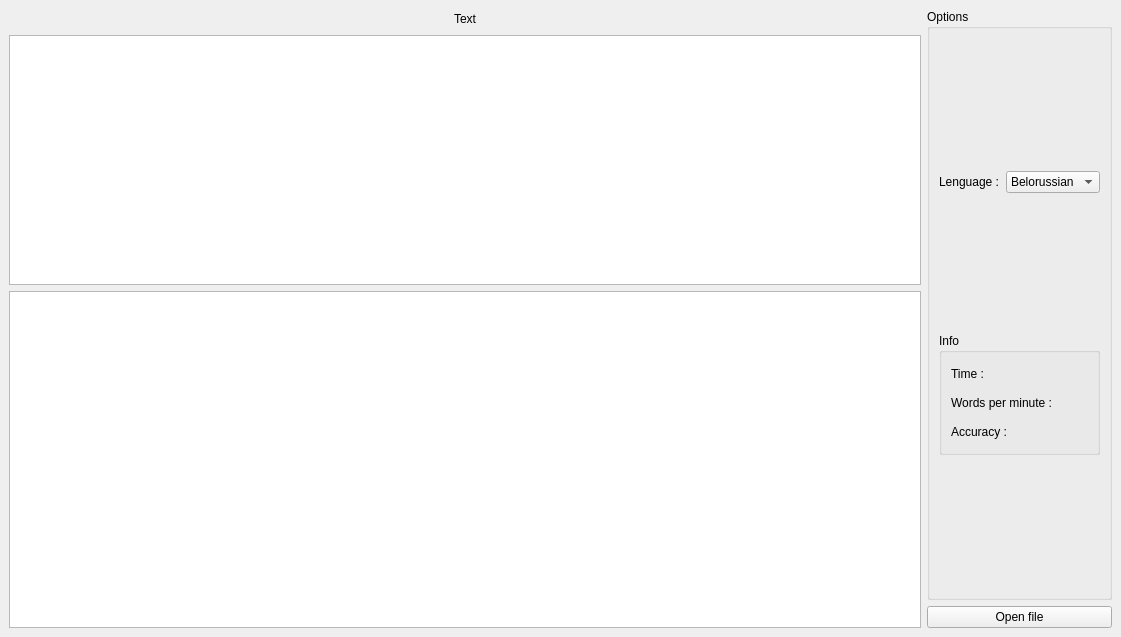
<?xml version="1.0" encoding="UTF-8"?>
<ui version="4.0">
 <class>MainWindow</class>
 <widget class="QMainWindow" name="MainWindow">
  <property name="geometry">
   <rect>
    <x>0</x>
    <y>0</y>
    <width>1121</width>
    <height>637</height>
   </rect>
  </property>
  <property name="minimumSize">
   <size>
    <width>100</width>
    <height>100</height>
   </size>
  </property>
  <property name="windowTitle">
   <string>MainWindow</string>
  </property>
  <widget class="QWidget" name="centralwidget">
   <layout class="QHBoxLayout" name="horizontalLayout_6">
    <item>
     <layout class="QVBoxLayout" name="verticalLayout_3">
      <item>
       <layout class="QHBoxLayout" name="horizontalLayout_5">
        <item>
         <spacer name="horizontalSpacer_2">
          <property name="orientation">
           <enum>Qt::Horizontal</enum>
          </property>
          <property name="sizeHint" stdset="0">
           <size>
            <width>40</width>
            <height>20</height>
           </size>
          </property>
         </spacer>
        </item>
        <item>
         <widget class="QLabel" name="label_5">
          <property name="text">
           <string>Text</string>
          </property>
         </widget>
        </item>
        <item>
         <spacer name="horizontalSpacer">
          <property name="orientation">
           <enum>Qt::Horizontal</enum>
          </property>
          <property name="sizeHint" stdset="0">
           <size>
            <width>40</width>
            <height>20</height>
           </size>
          </property>
         </spacer>
        </item>
       </layout>
      </item>
      <item>
       <widget class="QTextEdit" name="mainText">
        <property name="maximumSize">
         <size>
          <width>16777215</width>
          <height>250</height>
         </size>
        </property>
        <property name="font">
         <font>
          <pointsize>16</pointsize>
         </font>
        </property>
        <property name="readOnly">
         <bool>true</bool>
        </property>
       </widget>
      </item>
      <item>
       <widget class="QGraphicsView" name="graphicsView"/>
      </item>
     </layout>
    </item>
    <item>
     <layout class="QVBoxLayout" name="verticalLayout_2">
      <item>
       <widget class="QGroupBox" name="groupBox">
        <property name="maximumSize">
         <size>
          <width>188</width>
          <height>16777215</height>
         </size>
        </property>
        <property name="title">
         <string>Options</string>
        </property>
        <layout class="QVBoxLayout" name="verticalLayout">
         <item>
          <spacer name="verticalSpacer">
           <property name="orientation">
            <enum>Qt::Vertical</enum>
           </property>
           <property name="sizeHint" stdset="0">
            <size>
             <width>20</width>
             <height>40</height>
            </size>
           </property>
          </spacer>
         </item>
         <item>
          <layout class="QHBoxLayout" name="horizontalLayout">
           <item>
            <widget class="QLabel" name="label">
             <property name="frameShape">
              <enum>QFrame::Panel</enum>
             </property>
             <property name="lineWidth">
              <number>0</number>
             </property>
             <property name="text">
              <string>Lenguage :</string>
             </property>
            </widget>
           </item>
           <item>
            <widget class="QComboBox" name="comboBox">
             <item>
              <property name="text">
               <string>Belorussian</string>
              </property>
             </item>
             <item>
              <property name="text">
               <string>Arab</string>
              </property>
             </item>
             <item>
              <property name="text">
               <string>German</string>
              </property>
             </item>
             <item>
              <property name="text">
               <string>French</string>
              </property>
             </item>
             <item>
              <property name="text">
               <string>Chinese</string>
              </property>
             </item>
             <item>
              <property name="text">
               <string>Hebrew</string>
              </property>
             </item>
             <item>
              <property name="text">
               <string>Russian</string>
              </property>
             </item>
             <item>
              <property name="text">
               <string>English</string>
              </property>
             </item>
            </widget>
           </item>
          </layout>
         </item>
         <item>
          <spacer name="verticalSpacer_2">
           <property name="orientation">
            <enum>Qt::Vertical</enum>
           </property>
           <property name="sizeHint" stdset="0">
            <size>
             <width>20</width>
             <height>40</height>
            </size>
           </property>
          </spacer>
         </item>
         <item>
          <widget class="QGroupBox" name="groupBox_2">
           <property name="title">
            <string>Info</string>
           </property>
           <layout class="QVBoxLayout" name="verticalLayout_4">
            <item>
             <layout class="QHBoxLayout" name="horizontalLayout_2">
              <item>
               <widget class="QLabel" name="label_2">
                <property name="frameShape">
                 <enum>QFrame::Panel</enum>
                </property>
                <property name="lineWidth">
                 <number>0</number>
                </property>
                <property name="text">
                 <string>Time :</string>
                </property>
               </widget>
              </item>
              <item>
               <widget class="QLabel" name="TimerLabel">
                <property name="font">
                 <font>
                  <pointsize>15</pointsize>
                 </font>
                </property>
                <property name="frameShape">
                 <enum>QFrame::Panel</enum>
                </property>
                <property name="lineWidth">
                 <number>0</number>
                </property>
                <property name="text">
                 <string/>
                </property>
               </widget>
              </item>
             </layout>
            </item>
            <item>
             <layout class="QHBoxLayout" name="horizontalLayout_3">
              <item>
               <widget class="QLabel" name="label_3">
                <property name="frameShape">
                 <enum>QFrame::Panel</enum>
                </property>
                <property name="lineWidth">
                 <number>0</number>
                </property>
                <property name="text">
                 <string>Words per minute :</string>
                </property>
               </widget>
              </item>
              <item>
               <widget class="QLabel" name="WPMLabel">
                <property name="font">
                 <font>
                  <pointsize>15</pointsize>
                 </font>
                </property>
                <property name="frameShape">
                 <enum>QFrame::Panel</enum>
                </property>
                <property name="lineWidth">
                 <number>0</number>
                </property>
                <property name="text">
                 <string/>
                </property>
               </widget>
              </item>
             </layout>
            </item>
            <item>
             <layout class="QHBoxLayout" name="horizontalLayout_4">
              <item>
               <widget class="QLabel" name="label_4">
                <property name="frameShape">
                 <enum>QFrame::Panel</enum>
                </property>
                <property name="lineWidth">
                 <number>0</number>
                </property>
                <property name="text">
                 <string>Accuracy :</string>
                </property>
               </widget>
              </item>
              <item>
               <widget class="QLabel" name="accurancy">
                <property name="font">
                 <font>
                  <pointsize>15</pointsize>
                 </font>
                </property>
                <property name="frameShape">
                 <enum>QFrame::Panel</enum>
                </property>
                <property name="lineWidth">
                 <number>0</number>
                </property>
                <property name="text">
                 <string/>
                </property>
               </widget>
              </item>
             </layout>
            </item>
           </layout>
          </widget>
         </item>
         <item>
          <spacer name="verticalSpacer_3">
           <property name="orientation">
            <enum>Qt::Vertical</enum>
           </property>
           <property name="sizeHint" stdset="0">
            <size>
             <width>20</width>
             <height>40</height>
            </size>
           </property>
          </spacer>
         </item>
        </layout>
       </widget>
      </item>
      <item>
       <widget class="QPushButton" name="OpenButton">
        <property name="text">
         <string>Open file</string>
        </property>
       </widget>
      </item>
     </layout>
    </item>
   </layout>
  </widget>
 </widget>
 <resources/>
 <connections/>
</ui>
